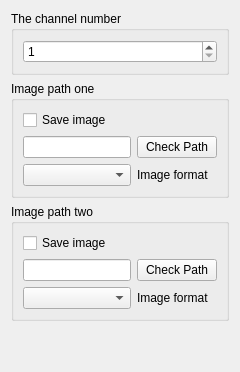
         <widget class="QWidget" name="tab_System_Setting_Channel">
          <attribute name="title">
           <string>Channel</string>
          </attribute>
          <layout class="QGridLayout" name="gridLayout_5">
           <item row="0" column="0">
            <widget class="QGroupBox" name="groupBox">
             <property name="title">
              <string>The channel number</string>
             </property>
             <layout class="QGridLayout" name="gridLayout_6">
              <item row="0" column="0">
               <widget class="QSpinBox" name="spinBox">
                <property name="frame">
                 <bool>true</bool>
                </property>
                <property name="readOnly">
                 <bool>false</bool>
                </property>
                <property name="showGroupSeparator" stdset="0">
                 <bool>false</bool>
                </property>
                <property name="prefix">
                 <string/>
                </property>
                <property name="minimum">
                 <number>1</number>
                </property>
               </widget>
              </item>
             </layout>
            </widget>
           </item>
           <item row="1" column="0">
            <widget class="QGroupBox" name="groupBox_2">
             <property name="title">
              <string>Image path one</string>
             </property>
             <layout class="QGridLayout" name="gridLayout_2">
              <item row="0" column="0">
               <widget class="QCheckBox" name="checkBox">
                <property name="text">
                 <string>Save image </string>
                </property>
               </widget>
              </item>
              <item row="1" column="0">
               <widget class="QLineEdit" name="lineEdit_2"/>
              </item>
              <item row="1" column="1">
               <widget class="QPushButton" name="pushButton">
                <property name="text">
                 <string>Check Path</string>
                </property>
               </widget>
              </item>
              <item row="2" column="0">
               <widget class="QComboBox" name="comboBox">
                <property name="editable">
                 <bool>false</bool>
                </property>
                <property name="currentText">
                 <string/>
                </property>
               </widget>
              </item>
              <item row="2" column="1">
               <widget class="QLabel" name="label_2">
                <property name="text">
                 <string>Image format</string>
                </property>
               </widget>
              </item>
             </layout>
            </widget>
           </item>
           <item row="2" column="0">
            <widget class="QGroupBox" name="groupBox_3">
             <property name="title">
              <string>Image path two</string>
             </property>
             <layout class="QGridLayout" name="gridLayout_3">
              <item row="0" column="0">
               <widget class="QCheckBox" name="checkBox_2">
                <property name="text">
                 <string>Save image </string>
                </property>
               </widget>
              </item>
              <item row="1" column="0">
               <widget class="QLineEdit" name="lineEdit_3"/>
              </item>
              <item row="1" column="1">
               <widget class="QPushButton" name="pushButton_2">
                <property name="text">
                 <string>Check Path</string>
                </property>
               </widget>
              </item>
              <item row="2" column="0">
               <widget class="QComboBox" name="comboBox_2">
                <property name="editable">
                 <bool>false</bool>
                </property>
                <property name="currentText">
                 <string/>
                </property>
               </widget>
              </item>
              <item row="2" column="1">
               <widget class="QLabel" name="label_3">
                <property name="text">
                 <string>Image format</string>
                </property>
               </widget>
              </item>
             </layout>
            </widget>
           </item>
           <item row="3" column="0">
            <spacer name="verticalSpacer_2">
             <property name="orientation">
              <enum>Qt::Vertical</enum>
             </property>
             <property name="sizeHint" stdset="0">
              <size>
               <width>20</width>
               <height>40</height>
              </size>
             </property>
            </spacer>
           </item>
          </layout>
         </widget>
